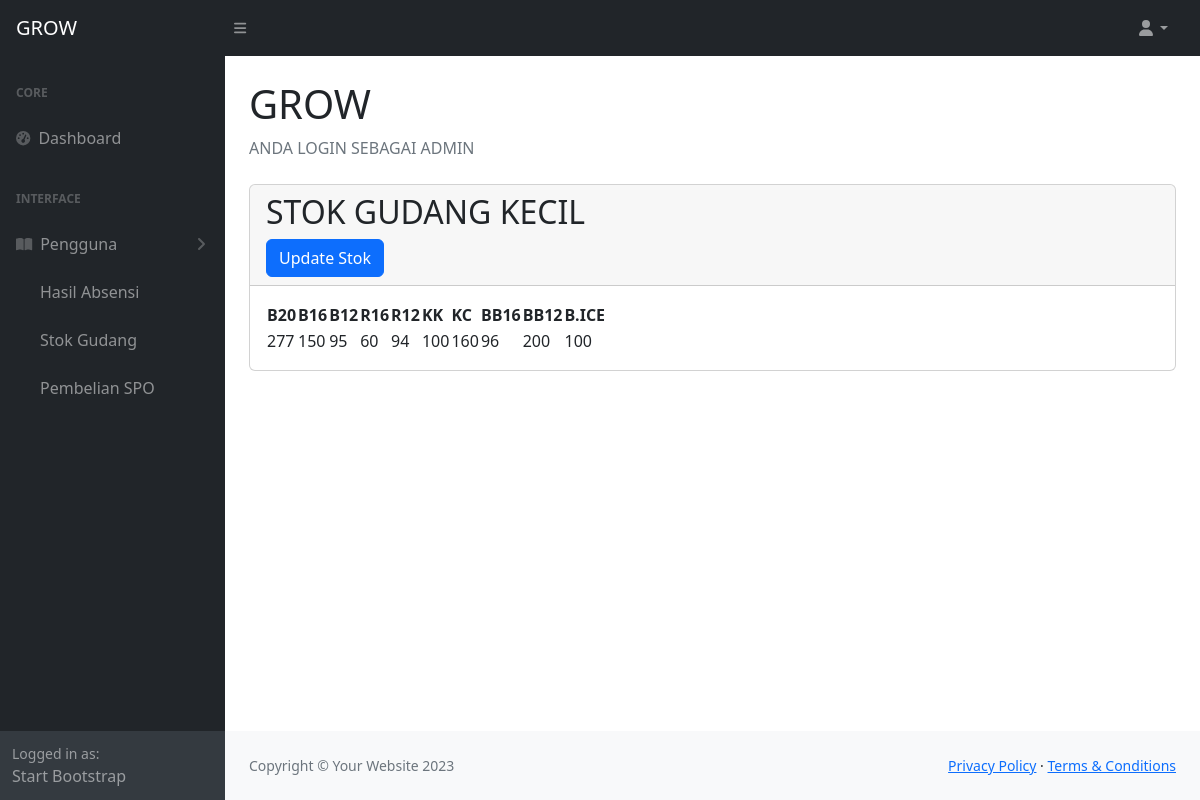
The app's page /stok_gudang_kecil.php (signed in) with its own data.
### tables this page shows
CREATE TABLE `stok_gudang_kecil` (
  `kd_stok` int(11) NOT NULL,
  `B12` int(11) NOT NULL,
  `B16` int(11) NOT NULL,
  `B20` int(11) NOT NULL,
  `BB12` int(11) NOT NULL,
  `BB16` int(11) NOT NULL,
  `BICE16` int(11) NOT NULL,
  `KC` int(11) NOT NULL,
  `KK` int(11) NOT NULL,
  `R12` int(11) NOT NULL,
  `R16` int(11) NOT NULL
);

### stok_gudang_kecil.php (the view, shortened to what this page needs)
<?php
require 'function.php';
?>
<!DOCTYPE html>
<html lang="en">
    <head>
        <link href="https://cdn.jsdelivr.net/npm/simple-datatables@7.1.2/dist/style.min.css" rel="stylesheet" />
        <link href="css/styles.css" rel="stylesheet" />
    </head>
    <body class="sb-nav-fixed">
        <nav class="sb-topnav navbar navbar-expand navbar-dark bg-dark">
            <a class="navbar-brand ps-3" href="index.php">GROW</a>
            <button class="btn btn-link btn-sm order-1 order-lg-0 me-4 me-lg-0" id="sidebarToggle" href="#!"><i class="fas fa-bars"></i></button>
            <ul class="navbar-nav ms-auto ms-md-0 me-3 me-lg-4">
                <li class="nav-item dropdown">
                    <a class="nav-link dropdown-toggle" id="navbarDropdown" href="#" role="button" data-bs-toggle="dropdown" aria-expanded="false"><i class="fas fa-user fa-fw"></i></a>
                </li>
            </ul>
        </nav>
        <div id="layoutSidenav">
            <div id="layoutSidenav_nav">
                <nav class="sb-sidenav accordion sb-sidenav-dark" id="sidenavAccordion">
                    <div class="sb-sidenav-menu">
                        <div class="nav">
                            <div class="sb-sidenav-menu-heading">Core</div>
                                <a class="nav-link" href="index.php">
                                <div class="sb-nav-link-icon"><i class="fas fa-tachometer-alt"></i></div>
                                Dashboard
                                </a>
                                <div class="sb-sidenav-menu-heading">Interface</div>
                                <a class="nav-link collapsed" href="#" data-bs-toggle="collapse" data-bs-target="#collapsePages" aria-expanded="false" aria-controls="collapsePages">
                                <div class="sb-nav-link-icon"><i class="fas fa-book-open"></i></div>
                                    Pengguna
                                <div class="sb-sidenav-collapse-arrow"><i class="fas fa-angle-down"></i></div>
                                </a>
                            <nav class="sb-sidenav-menu-nested nav accordion" id="sidenavAccordionPages">
                                    <a class="nav-link" href="absensi.php">Hasil Absensi</a>
                            </nav>
                            <nav class="sb-sidenav-menu-nested nav accordion" id="sidenavAccordionPages">
                                    <a class="nav-link" href="stok_gudang_kecil.php">Stok Gudang</a>
                            </nav>
                            <nav class="sb-sidenav-menu-nested nav accordion" id="sidenavAccordionPages">
                                    <a class="nav-link" href="pembelianspo.php">Pembelian SPO</a>
                            </nav>
                        </div>
                    </div>
                    <div class="sb-sidenav-footer">
                        <div class="small">Logged in as:</div>
                        Start Bootstrap
                    </div>
                </nav>
            </div>
            <div id="layoutSidenav_content">
                <main>
                    <div class="container-fluid px-4">
                        <h1 class="mt-4">GROW</h1>
                        <ol class="breadcrumb mb-4">
                            <li class="breadcrumb-item active">ANDA LOGIN SEBAGAI ADMIN</li>
                        </ol>
                        <div class="card mb-4">
                            <div class="card-header">
                                <h2>STOK GUDANG KECIL</h2>
                                <button type="button" class="btn btn-primary" data-bs-toggle="modal" data-bs-target="#exampleModal">
                                    Update Stok
                                </button>
                            </div>
                            <div class="card-body">
                                <table id="datatablesSimple">
                                    <thead>
                                    <tr>
                                        <th>B20</th>
                                        <th>B16</th>
                                        <th>B12</th>
                                        <th>R16</th>
                                        <th>R12</th>
                                        <th>KK</th>
                                        <th>KC</th>
                                        <th>BB16</th>
                                        <th>BB12</th>
                                        <th>B.ICE</th>
                                    </tr>
                                    </thead>
                                    <tbody>
                                    <?php
                                        $ambilsemua = mysqli_query($koneksi, "SELECT * FROM stok_gudang_kecil" );
                                        while($data = mysqli_fetch_array($ambilsemua)){
                                            $b20 = $data['B20'];
                                            $b16 = $data['B16'];
                                            $b12 = $data['B12'];
                                            $r16 = $data['R16'];
                                            $r12 = $data['R12'];
                                            $kk = $data['KK'];
                                            $kc = $data['KC'];
                                            $bb16 = $data['BB16'];
                                            $bb12 = $data['BB12'];
                                            $bice = $data['BICE16'];
                                    ?>
                                    <tr>
                                    <td><?=$b20;?></td>
                                    <td><?=$b16;?></td>
                                    <td><?=$b12;?></td>
                                    <td><?=$r16;?></td>
                                    <td><?=$r12;?></td>
                                    <td><?=$kk;?></td>
                                    <td><?=$kc;?></td>
                                    <td><?=$bb16;?></td>
                                    <td><?=$bb12;?></td>
                                    <td><?=$bice;?></td>
                                    </tr>
                                    <?php }; ?>
                                    </tbody>
                                </table>
                            </div>
                        </div>
                    </div>
                </main>
                <footer class="py-4 bg-light mt-auto">
                    <div class="container-fluid px-4">
                        <div class="d-flex align-items-center justify-content-between small">
                            <div class="text-muted">Copyright &copy; Your Website 2023</div>
                            <div>
                                <a href="#">Privacy Policy</a>
                                &middot;
                                <a href="#">Terms &amp; Conditions</a>
                            </div>
                        </div>
                    </div>
                </footer>
            </div>
        </div>
    </body>
</html>

### records on screen
stok_gudang_kecil: B20 "277", B16 "150", B12 "95", R16 "60", R12 "94", KK "100", KC "160", BB16 "96", BB12 "200", BICE16 "100"
